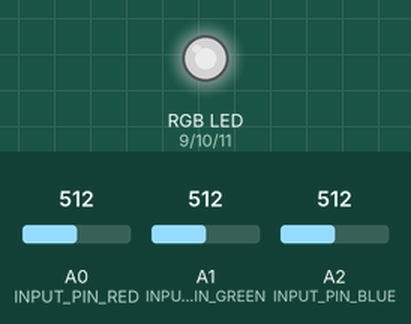
This sketch was run on a simulated Arduino Uno, built with avr-gcc and run on an emulated ATmega328P. Shown: an RGB LED mixed from three pins (HIGH = lit). Inputs (shaded band) come from the test bench; at power-on: A0 (INPUT_PIN_RED) = 512, A1 (INPUT_PIN_GREEN) = 512, A2 (INPUT_PIN_BLUE) = 512. Dim RGB values are drawn brighter than linear.

Above: at 1.2 s.
1.3 s: A0 (INPUT_PIN_RED) set to 716
At 2.4 s:
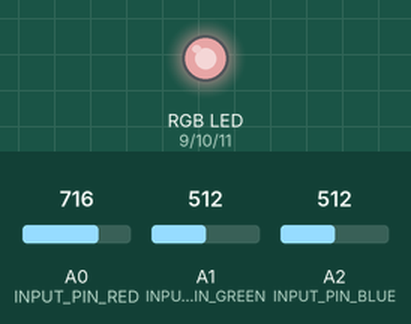
2.8 s: A1 (INPUT_PIN_GREEN) set to 716
At 3.5 s:
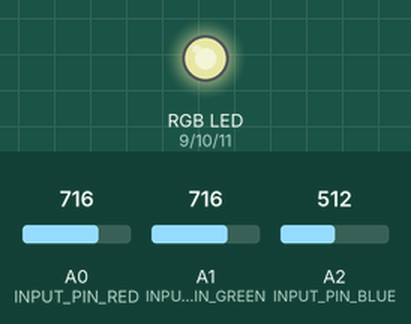
4.3 s: A2 (INPUT_PIN_BLUE) set to 716
At 4.7 s:
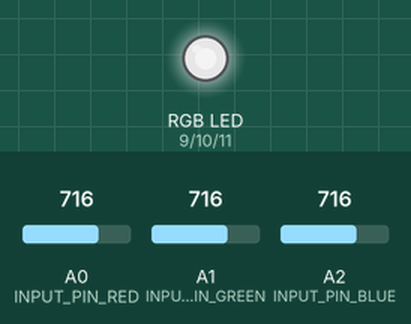
5.8 s: A0 (INPUT_PIN_RED) set to 900
At 7.0 s:
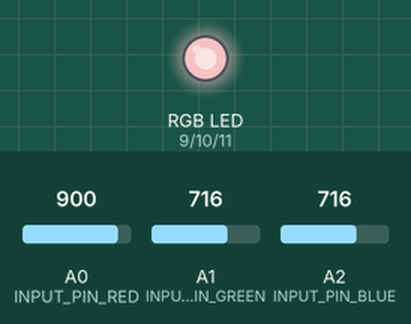
7.3 s: A1 (INPUT_PIN_GREEN) set to 900
At 8.2 s:
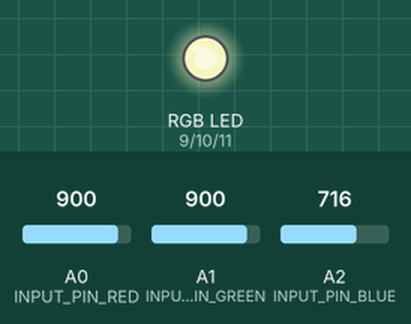
8.8 s: A2 (INPUT_PIN_BLUE) set to 900
At 9.3 s:
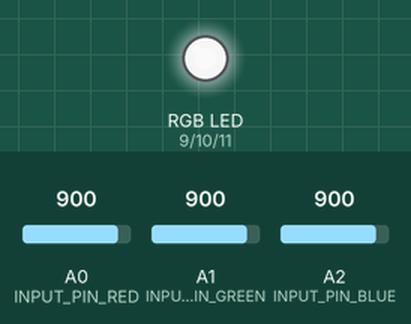
Timing chart, 0 to 11.3 s (numbered marks = the images above; inputs shaded):
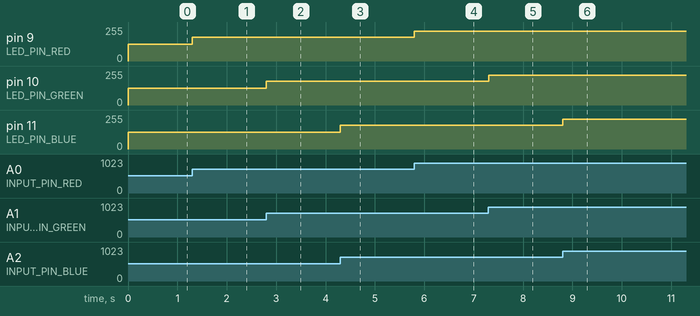

The sketch:

Homework-1.ino
```cpp
// Define the analog input pins for each color.
const int INPUT_PIN_RED = A0;    // Input pin for the Red color
const int INPUT_PIN_GREEN = A1;  // Input pin for the Green color
const int INPUT_PIN_BLUE = A2;   // Input pin for the Blue color

// Define the pins connected to each LED for red, green, and blue.
const int LED_PIN_RED = 9;       // Output pin for the Red LED
const int LED_PIN_GREEN = 10;    // Output pin for the Green LED
const int LED_PIN_BLUE = 11;     // Output pin for the Blue LED

// Define the range of possible values from the analog input (0-1023).
const int MIN_INPUT_VALUE = 0;
const int MAX_INPUT_VALUE = 1023;
// Define the range for analogWrite function to control LED brightness (0-255).
const int MIN_LED_VALUE = 0;
const int MAX_LED_VALUE = 255;

// Variables to hold the values read from the analog inputs for each color.
int inputValueRed = 0;
int inputValueGreen = 0;
int inputValueBlue = 0;

// Variables to hold the mapped values to be sent to the LEDs for each color.
int ledOutputRed = 0;
int ledOutputGreen = 0;
int ledOutputBlue = 0;

// The setup function runs once when the Arduino starts.
void setup() {
  // Configure the analog pins as INPUTs.
  pinMode(INPUT_PIN_RED, INPUT);
  pinMode(INPUT_PIN_GREEN, INPUT);
  pinMode(INPUT_PIN_BLUE, INPUT);

  // Configure the LED pins as OUTPUTs.
  pinMode(LED_PIN_RED, OUTPUT);
  pinMode(LED_PIN_GREEN, OUTPUT);
  pinMode(LED_PIN_BLUE, OUTPUT);
}

// The loop function runs continuously after the setup function.
void loop() {
  // Read the analog values for each color.
  inputValueRed = analogRead(INPUT_PIN_RED);
  inputValueGreen = analogRead(INPUT_PIN_GREEN);
  inputValueBlue = analogRead(INPUT_PIN_BLUE);

  // Map the analog values (0-1023) to values suitable for LED brightness (0-255).
  ledOutputRed = mapValue(inputValueRed);
  ledOutputGreen = mapValue(inputValueGreen);
  ledOutputBlue = mapValue(inputValueBlue);

  // Control the brightness of each LED based on the mapped values.
  analogWrite(LED_PIN_RED, ledOutputRed);
  analogWrite(LED_PIN_GREEN, ledOutputGreen);
  analogWrite(LED_PIN_BLUE, ledOutputBlue);
}

// Helper function to map the values from the analog range to the LED brightness range.
int mapValue(int inputValue) {
  return map(inputValue, MIN_INPUT_VALUE, MAX_INPUT_VALUE, MIN_LED_VALUE, MAX_LED_VALUE);
}
```

Measured:
- after the input at 1.3 s, pin 9 (LED_PIN_RED): 127/255 → 178/255 at once
- after the input at 2.8 s, pin 10 (LED_PIN_GREEN): 127/255 → 178/255 at once
- after the input at 4.3 s, pin 11 (LED_PIN_BLUE): 127/255 → 178/255 at once
- after the input at 5.8 s, pin 9 (LED_PIN_RED): 178/255 → 224/255 at once
- after the input at 7.3 s, pin 10 (LED_PIN_GREEN): 178/255 → 224/255 at once
- after the input at 8.8 s, pin 11 (LED_PIN_BLUE): 178/255 → 224/255 at once
